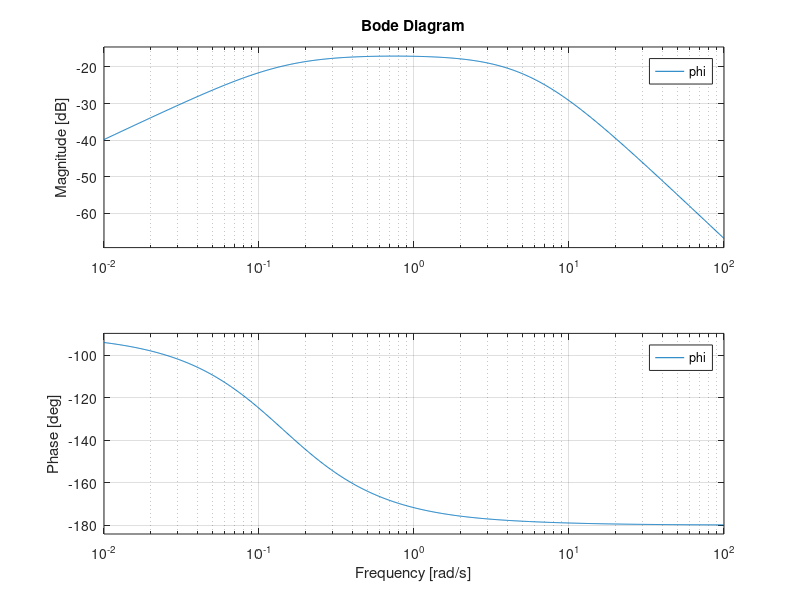

MATLAB code to generate this figure: (Note: this script raises an error after producing the figure.)
clc;
clear all;
close all;
x = tf([4.182e-06 0 - 0.0001025],[2.3e-06 4.182e-07 -7.172e-05 -1.025e-05 0])
phi = tf([4.545 -1.277e-16],[1 0.1818 -31.18 -4.455])
px = pole(x)
pphi = pole(phi)
zx = zero(x)
zp = zero(phi)
subplot(2 , 2 ,1);
pzmap(x);
subplot(2 , 2 ,2);
pzmap(phi);
subplot(2 , 2 ,3);
bode(x);
subplot(2 , 2 ,4);
bode(phi);
%% define the conditions
syms x
eqn = ((pi - (1 - x)^0.5)/((0.8/x)*(acos(x))) - 0.5);

% Solve the equation
sol = vpasolve(eqn, x);

% Display the solutions
disp(sol);
%% state feedback
M = .5;
m = 0.2;
b = 0.1;
I = 0.006;
g = 9.8;
l = 0.3;

p = I*(M+m)+M*m*l^2; %denominator for the A and B matrices

A = [0      1              0           0;
     0 -(I+m*l^2)*b/p  (m^2*g*l^2)/p   0;
     0      0              0           1;
     0 -(m*l*b)/p       m*g*l*(M+m)/p  0];
B = [     0;
     (I+m*l^2)/p;
          0;
        m*l/p];
ptwo = [- 0.8 - 3.3052267077375095057033673755362i ,- 0.8 + 3.3052267077375095057033673755362i, -8 ,-10 ];
K = place(A ,B ,ptwo);
A = A - B*K;
C = [1 0 0 0;
     0 0 1 0];
D = [0;
     0];

[anew , bnew] = ss2tf(A ,B ,C ,D);
